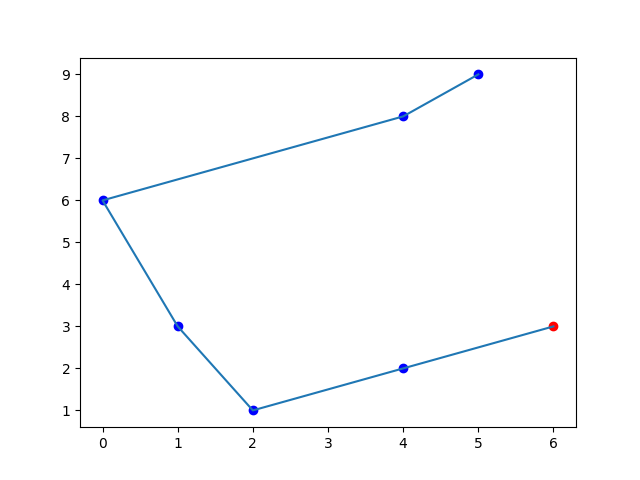

The script that drew this image:
import random
from darwinian import darwinian_GA
import matplotlib.pyplot as plt

ga = darwinian_GA()
points_coords = {
    0: (0, 6),
    1: (4, 2),
    2: (5, 9),
    3: (1, 3),
    4: (4, 8),
    5: (2, 1),
    6: (6, 3),
}

# plt.scatter([point[0] for point in list(points_coords.values())[:6]], [point[1] for point in list(points_coords.values())[:6]], c='b')
# plt.scatter([points_coords[6][0]], [points_coords[6][1]], c='r')
# plt.show()

def path(individual):
    total = 0
    for i in range(len(individual) - 1):
        total += ((points_coords[individual[i]][0] - points_coords[individual[i + 1]][0]) ** 2 + (points_coords[individual[i]][1] - points_coords[individual[i + 1]][1]) ** 2) ** 0.5
    for i in individual:
        if individual.count(i) > 1:
            total += 100
    return total

ga.setup(
    len_gen=7, pop_size=100, mutation_rate=0.1, crossover_chance=0.5, epochs=1000, fitness_func=path, rand_func= lambda: random.randint(0, 6),
)

best = ga.bestparents(False)[0]

print(f"кротчайший путь: {", ".join(map(str, best[0]))}, расстояние: {best[1]}")

# draw path
plt.scatter([point[0] for point in list(points_coords.values())[:6]], [point[1] for point in list(points_coords.values())[:6]], c='b')
plt.scatter([points_coords[6][0]], [points_coords[6][1]], c='r')
plt.plot([points_coords[i][0] for i in best[0]], [points_coords[i][1] for i in best[0]])
plt.show()
